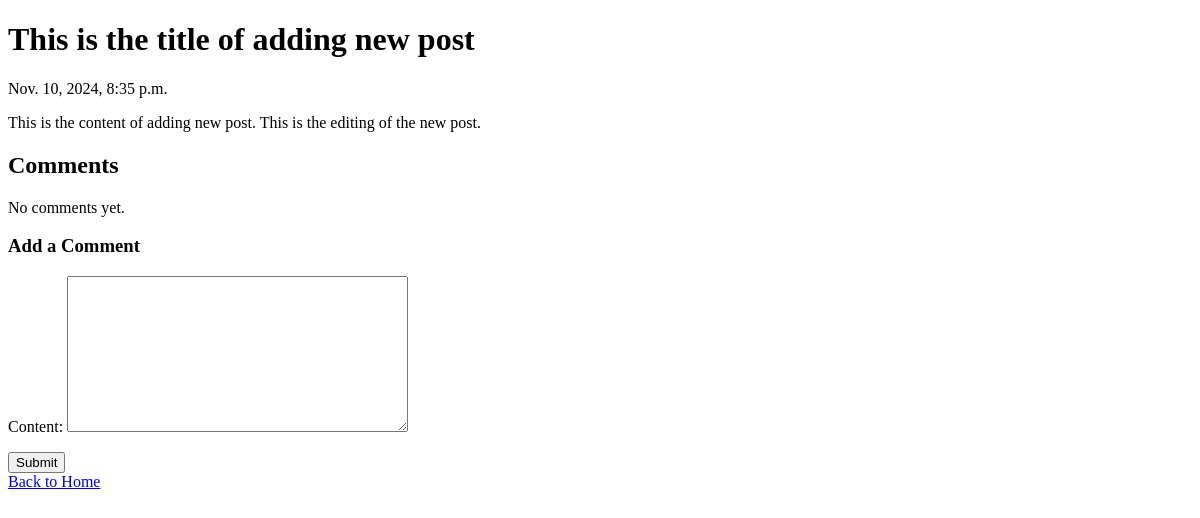
The app's page /post/3/, older data.
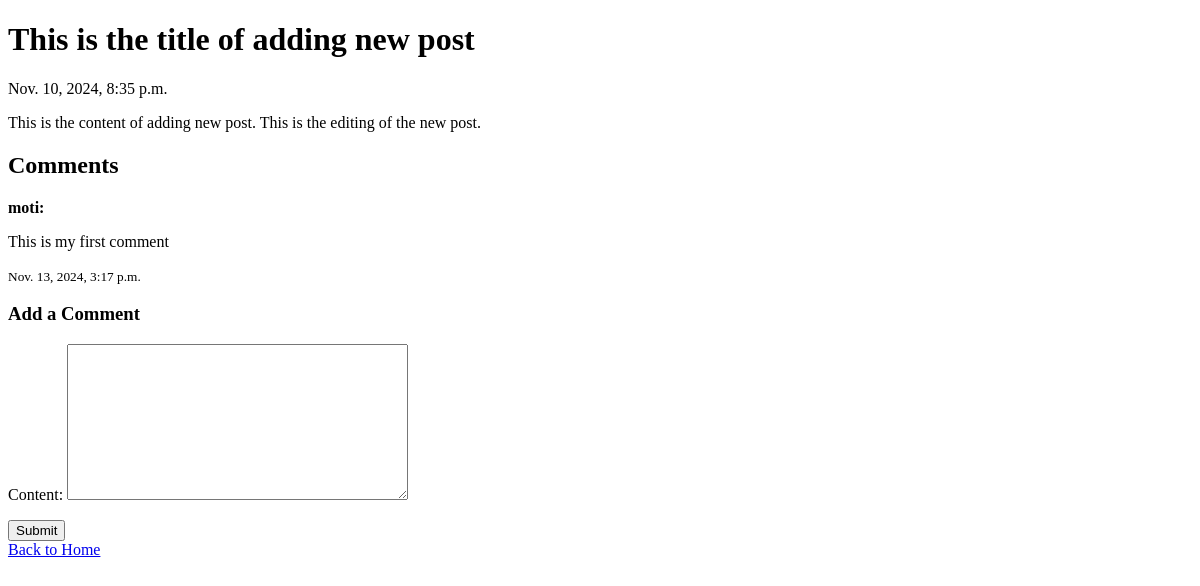
The same page, newer data.
### my_blog/models.py (models this page shows, shortened)
class Comment(models.Model):
    post = models.ForeignKey(BlogPost, related_name='comments', on_delete=models.CASCADE)
    author = models.ForeignKey(User, on_delete=models.CASCADE)
    content = models.TextField()
    created_at = models.DateTimeField(auto_now_add=True)

### my_blog/views.py (the view, shortened to what this page needs)
# urls.py: path('post/<int:post_id>/', views.post_detail, name='post_detail'),
def post_detail(request, post_id):
    blog_post = get_object_or_404(BlogPost, id=post_id)
    comments = blog_post.comments.all()
    comment_form = CommentForm()
    return render(request, 'post_detail.html', {
     'blog_post':blog_post,
     'comments': comments,
     'comment_form': comment_form
     })

### my_blog/forms.py
class CommentForm(forms.ModelForm):
    class Meta:
        model = Comment
        fields = ('content',)

### my_blog/templates/post_detail.html (shortened to what this page needs)
<!DOCTYPE html>
<html lang="en">
<head>
</head>
<body>
     <h1>{{blog_post.title}}</h1>
     <p>{{blog_post.created_at}}</p>
     <div>
        <p>{{blog_post.content}}</p>
     </div>
    <h2>Comments</h2>
    {% for comment in comments %}
        <div>
            <strong>{{ comment.author.username }}:</strong>
            <p>{{ comment.content }}</p>
            <small>{{ comment.created_at }}</small>
        </div>
    {% empty %}
         <p>No comments yet.</P>
    {% endfor %}
    <h3>Add a Comment</h3>
    <form method="post">
        {{ comment_form.as_p }}
        <button type="submit">Submit</button>
    </form>
     <a href="{% url 'home' %}">Back to Home</a>
</body>
</html>

Row changes from the older to the newer data that the page shows:
added Comment: author.username "moti", content "This is my first comment", created_at "Nov. 13, 2024, 3:17 p.m."
Text that changed along with them:
text no longer shown: "No comments yet."
